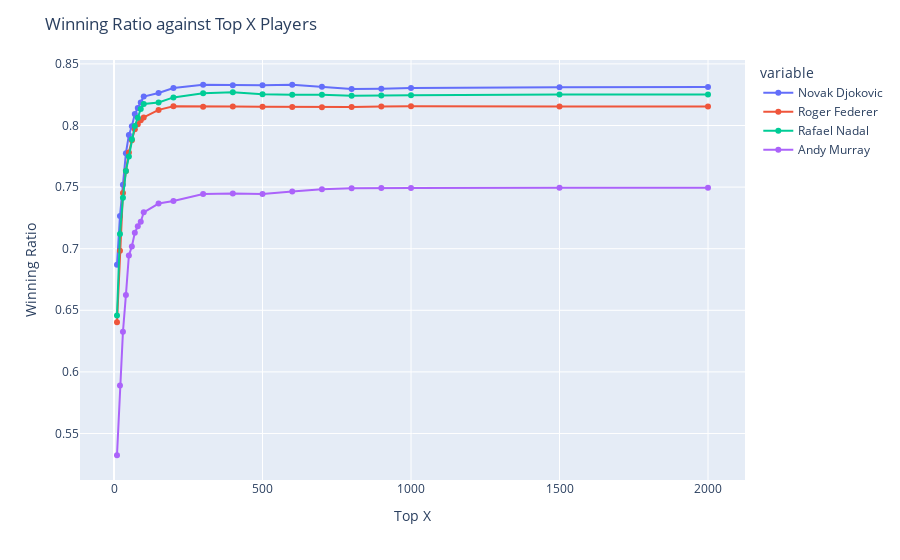

The cell this chart's notebook holds for it:
### Code cell
# winning ratio against Top X players
dic = {'Novak Djokovic': [], 'Roger Federer': [], 'Rafael Nadal': [], 'Andy Murray': []}
rks = [10, 20, 30, 40, 50, 60, 70, 80, 90, 100, 150, 200, 300, 400, 500, 600, 700, 800, 900, 1000, 1500, 2000]

for rk in rks:
    dic['Novak Djokovic'].append(len(nd[(nd['vRk'] <= rk) & (nd['W'] == 1)]) / len(nd[(nd['vRk'] <= rk)]))
    dic['Roger Federer'].append(len(rf[(rf['vRk'] <= rk) & (rf['W'] == 1)]) / len(rf[(rf['vRk'] <= rk)]))
    dic['Rafael Nadal'].append(len(rn[(rn['vRk'] <= rk) & (rn['W'] == 1)]) / len(rn[(rn['vRk'] <= rk)]))
    dic['Andy Murray'].append(len(am[(am['vRk'] <= rk) & (am['W'] == 1)]) / len(am[(am['vRk'] <= rk)]))

df = pd.DataFrame(dic, index = rks)
fig = px.line(df, x = df.index, y = ['Novak Djokovic', 'Roger Federer', 'Rafael Nadal', 'Andy Murray'], markers = True)
fig.update_layout(title_text = "Winning Ratio against Top X Players",
                    xaxis_title = 'Top X',
                    yaxis_title = 'Winning Ratio',
                    )

fig.show()

### Figure 1 — Plotly figure (JSON) as saved in the notebook; plotly's stock layout.template omitted (floating-point values rounded to 4 significant figures)
{"data": [{"hovertemplate": "variable=Novak Djokovic<br>index=%{x}<br>value=%{y}<extra></extra>", "legendgroup": "Novak Djokovic", "line": {"color": "#636efa", "dash": "solid"}, "marker": {"symbol": "circle"}, "mode": "markers+lines", "name": "Novak Djokovic", "orientation": "v", "showlegend": true, "type": "scatter", "x": [10, 20, 30, 40, 50, 60, 70, 80, 90, 100, 150, 200, 300, 400, 500, 600, 700, 800, 900, 1000, 1500, 2000], "xaxis": "x", "y": [0.687, 0.7265, 0.7519, 0.7775, 0.7924, 0.7994, 0.8092, 0.8142, 0.8186, 0.8235, 0.8263, 0.8304, 0.8331, 0.8327, 0.8327, 0.8331, 0.8315, 0.8296, 0.8298, 0.8304, 0.8311, 0.8312], "yaxis": "y"}, {"hovertemplate": "variable=Roger Federer<br>index=%{x}<br>value=%{y}<extra></extra>", "legendgroup": "Roger Federer", "line": {"color": "#EF553B", "dash": "solid"}, "marker": {"symbol": "circle"}, "mode": "markers+lines", "name": "Roger Federer", "orientation": "v", "showlegend": true, "type": "scatter", "x": [10, 20, 30, 40, 50, 60, 70, 80, 90, 100, 150, 200, 300, 400, 500, 600, 700, 800, 900, 1000, 1500, 2000], "xaxis": "x", "y": [0.6402, 0.6984, 0.7452, 0.7631, 0.7781, 0.788, 0.7969, 0.8009, 0.8043, 0.8066, 0.8127, 0.8155, 0.8152, 0.8153, 0.8151, 0.8151, 0.8148, 0.8151, 0.8155, 0.8156, 0.8155, 0.8155], "yaxis": "y"}, {"hovertemplate": "variable=Rafael Nadal<br>index=%{x}<br>value=%{y}<extra></extra>", "legendgroup": "Rafael Nadal", "line": {"color": "#00cc96", "dash": "solid"}, "marker": {"symbol": "circle"}, "mode": "markers+lines", "name": "Rafael Nadal", "orientation": "v", "showlegend": true, "type": "scatter", "x": [10, 20, 30, 40, 50, 60, 70, 80, 90, 100, 150, 200, 300, 400, 500, 600, 700, 800, 900, 1000, 1500, 2000], "xaxis": "x", "y": [0.6458, 0.7119, 0.7413, 0.7631, 0.7748, 0.7888, 0.7996, 0.8063, 0.8135, 0.8175, 0.8187, 0.8228, 0.8261, 0.8269, 0.8253, 0.8249, 0.8251, 0.8241, 0.8244, 0.8245, 0.8251, 0.8251], "yaxis": "y"}, {"hovertemplate": "variable=Andy Murray<br>index=%{x}<br>value=%{y}<extra></extra>", "legendgroup": "Andy Murray", "line": {"color": "#ab63fa", "dash": "solid"}, "marker": {"symbol": "circle"}, "mode": "markers+lines", "name": "Andy Murray", "orientation": "v", "showlegend": true, "type": "scatter", "x": [10, 20, 30, 40, 50, 60, 70, 80, 90, 100, 150, 200, 300, 400, 500, 600, 700, 800, 900, 1000, 1500, 2000], "xaxis": "x", "y": [0.5323, 0.5889, 0.6325, 0.6623, 0.6945, 0.7019, 0.7129, 0.7181, 0.7219, 0.7295, 0.7367, 0.7387, 0.7444, 0.7448, 0.7444, 0.7464, 0.7483, 0.749, 0.7493, 0.7493, 0.7495, 0.7495], "yaxis": "y"}], "layout": {"legend": {"title": {"text": "variable"}, "tracegroupgap": 0}, "margin": {"t": 60}, "title": {"text": "Winning Ratio against Top X Players"}, "xaxis": {"anchor": "y", "domain": [0, 1], "title": {"text": "Top X"}}, "yaxis": {"anchor": "x", "domain": [0, 1], "title": {"text": "Winning Ratio"}}}}
